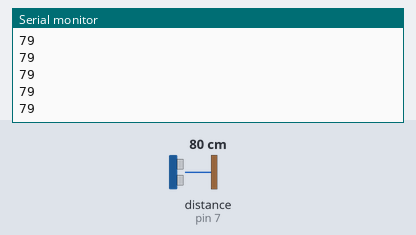
The sketch below on a simulated Arduino Uno, built with avr-gcc and run on an emulated ATmega328P. On the bench: the last lines printed to the serial monitor. Wiring (inferred from the names in the program): ultrasonic range finder: trigger pin 8; echo pin 7. The test bench sets the inputs (shaded band); at power-on: distance to the obstacle (sensor on pin 7) 80 cm. The echo pulse lasts 58.3 µs per cm.

Above: at 1.2 s.
1.3 s: distance to the obstacle (sensor on pin 7) set to 2 cm
At 1.59 s:
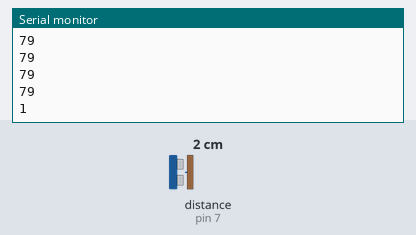
2.8 s: distance to the obstacle (sensor on pin 7) set to 4 cm
At 2.8 s:
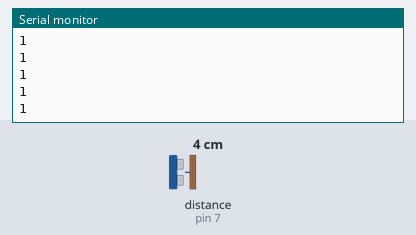
Timing chart, 0 to 5.8 s (numbered marks = the images above; inputs shaded):
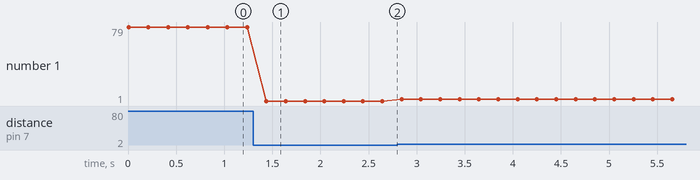

Measured:
- after the input at 1.3 s, the serial monitor: prints a new line after 0.14 s (image 1)
- plotted number 1: 79 → 1 after the input at 1.3 s, 1 → 3 after the input at 2.8 s

The sketch:

hc_sr04.ino
```cpp
// hc_sr04.ino - print distance to serial
// (c) BotBook.com - Karvinen, Karvinen, Valtokari

int trigPin = 8;
int echoPin = 7;
float v=331.5+0.6*20; // m/s

void setup()
{
  Serial.begin(115200);
  pinMode(trigPin, OUTPUT);	// <1>
  pinMode(echoPin, INPUT);	// <2>
}

float distanceM(){
  // send sound pulse
  digitalWrite(trigPin, LOW);
  delayMicroseconds(3);
  digitalWrite(trigPin, HIGH);
  delayMicroseconds(5);
  digitalWrite(trigPin, LOW);

  // listen for echo
  float tUs = pulseIn(echoPin, HIGH); // microseconds
  float t = tUs / 1000.0 / 1000.0 / 2; // s
  float d = t*v; // m
  return d*100; // cm
}

void loop()	// <3>
{
  int d=distanceM();
  Serial.println(d, DEC);
  delay(200); // ms
}
```
